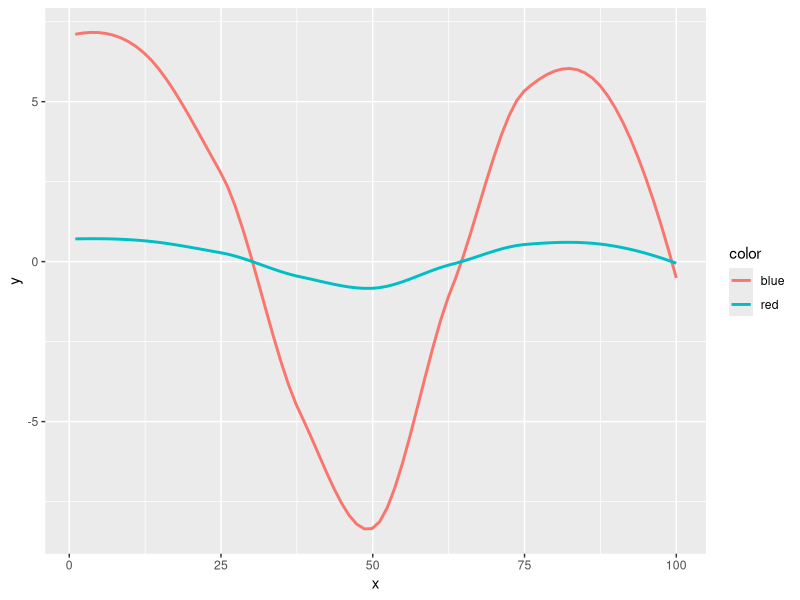

Recreate this plot in R.
## ---- chunk 1
library(ggplot2)
a <- data.frame(x=1:100, y = sin(1:100*(pi/32)), color="red")
b <- data.frame(x=1:100, y = 10*sin(1:100*(pi/32)), color="blue")
qplot(x=x,y=y, color=color, data=rbind(a,b), geom="smooth", se=FALSE)
## ---- chunk 2
set.seed(123)
k <- 100
data <- replicate(k, rnorm(100))
colnames(data) <- make.names(1:k)
data <- as.data.frame(data)
head(data)
## ---- chunk 3
fit <- lm(X1 ~ ., data=data)
summary(fit)
## ---- chunk 4
sum(abs(data$X1-fitted(fit)))
## ---- chunk 5
head(iris)
## ---- chunk 6
lm1 <- lm(Petal.Width ~ ., data=iris)
lm2 <- lm(Petal.Width ~ . - Sepal.Width, data=iris)
lm3 <- lm(Petal.Width ~ log(Sepal.Length)*Petal.Length + Sepal.Width, data=iris)
